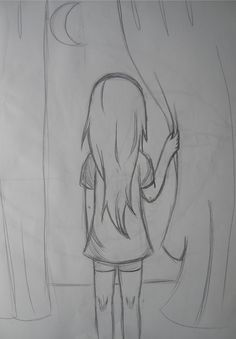
#> input picture img pro/input_images/1.jpg, 236 x 339 px, found by its file name
$ python process_image.py
#> lines starting #> are read from the running program, lines starting #| are printed output that depends on the picture; after the words box and inside, x2 and y2 are one past the last pixel; in counts of white or black regions, pixels touching at a corner belong together
import cv2
import numpy as np
import os

def process_image(input_path, output_path, block_size=11, c_constant=2, canny_threshold1=50, canny_threshold2=150):
#> called with block_size = 11, c_constant = 2, canny_threshold1 = 50, canny_threshold2 = 150
    try:
        # Step 1: Load the hand-drawn image
        img = cv2.imread(input_path, cv2.IMREAD_GRAYSCALE)
#> img: shape (339, 236); min 47, max 189, mean 149
        if img is None:
            print("Error: Unable to load the image. Check the file path.")
            return

        # Step 2: Denoise the image using Median Blur
        denoised_img = cv2.medianBlur(img, 5)

        # Step 3: Adaptive Thresholding for better line segmentation
        binary_img = cv2.adaptiveThreshold(
            denoised_img, 255,
            cv2.ADAPTIVE_THRESH_GAUSSIAN_C,
            cv2.THRESH_BINARY,
            block_size, c_constant
        )
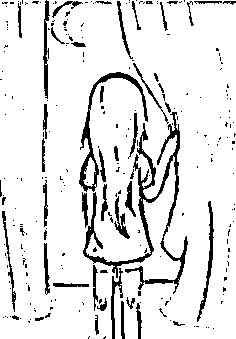
#> binary_img: shape (339, 236); 89% white; 256 black regions (207 under 20 px), largest, box (x1, y1, x2, y2) and area: (83, 112, 188, 294) 2547, (79, 72, 148, 192) 958, (197, 201, 214, 322) 402

        # Step 4: Apply Morphological Operations (Opening for line cleaning)
        kernel = cv2.getStructuringElement(cv2.MORPH_ELLIPSE, (3, 3))
        morph_img = cv2.morphologyEx(binary_img, cv2.MORPH_OPEN, kernel, iterations=2)
#> morph_img: shape (339, 236); 87.4% white; 161 black regions (131 under 20 px), largest, box (x1, y1, x2, y2) and area: (79, 63, 188, 339) 5777, (43, 0, 83, 99) 629, (197, 201, 214, 322) 407

        # Step 5: Perform Gaussian Blur for smooth edges
        blurred_img = cv2.GaussianBlur(morph_img, (5, 5), 0)
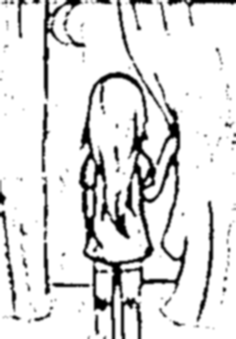
#> blurred_img: shape (339, 236); min 0, max 255, mean 222.7

        # Step 6: Edge Detection using Canny
        edges = cv2.Canny(blurred_img, canny_threshold1, canny_threshold2)
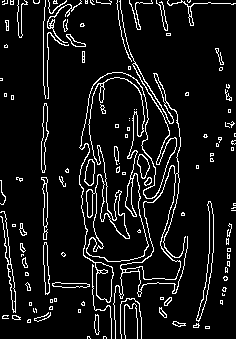
#> edges: shape (339, 236); 8.5% white in thin lines or dots

        # Step 7: Resize for Anti-aliasing
        resized_img = cv2.resize(edges, None, fx=2, fy=2, interpolation=cv2.INTER_LINEAR)
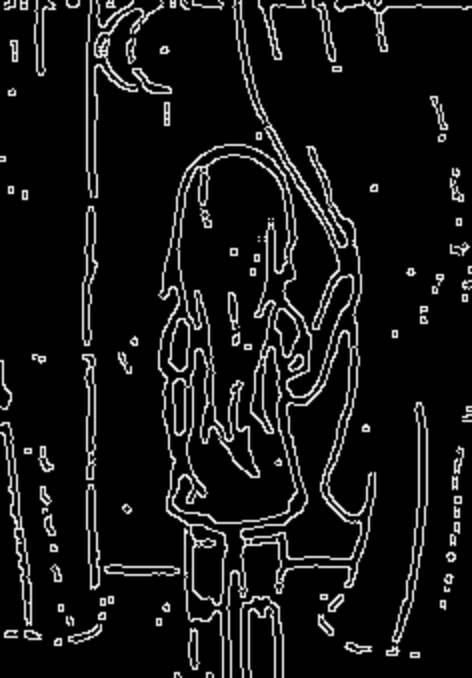
#> resized_img: shape (678, 472); min 0, max 255, mean 21.8
        smoothed_img = cv2.GaussianBlur(resized_img, (5, 5), 0)
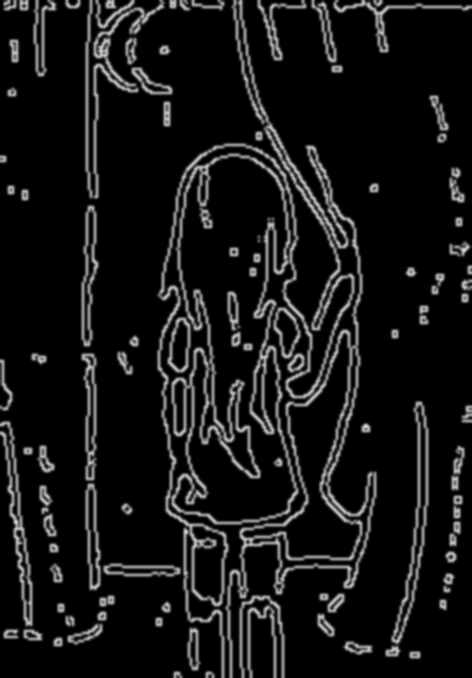
#> smoothed_img: shape (678, 472); min 0, max 221, mean 21.8
        final_img = cv2.resize(smoothed_img, (img.shape[1], img.shape[0]), interpolation=cv2.INTER_AREA)
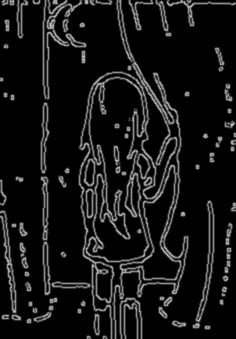
#> final_img: shape (339, 236); min 0, max 203, mean 21.8

        # Step 8: Invert the image to digital look
        digital_img = cv2.bitwise_not(final_img)
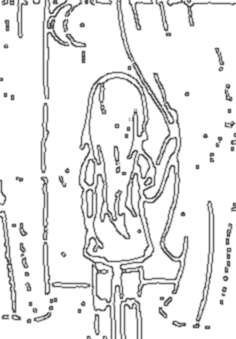
#> digital_img: shape (339, 236); min 52, max 255, mean 233.2

        # Step 9: Save and display the output
        cv2.imwrite(output_path, digital_img)
        print(f"Processed image saved at: {output_path}")

        # Optional: Display the images
        cv2.imshow("Original Image", img)
        cv2.imshow("Smooth Output Image", digital_img)
        cv2.waitKey(0)
        cv2.destroyAllWindows()

    except Exception as e:
        print(f"An error occurred: {e}")

# Input and output paths
input_image_path =  "C:\\Users\\Admin\\OneDrive\\Desktop\\INK-TO-PIXEL\\img pro\\input_images\\1.jpg"  # Replace with the path to your input image
output_image_path = "C:\\Users\\Admin\\OneDrive\\Desktop\\INK-TO-PIXEL\\img pro\\output_images\\digital_output_1.jpg"  # Output file path

# Check if input file exists
if not os.path.exists(input_image_path):
    print(f"Error: Input file does not exist at {input_image_path}")
else:
    # Process the image
    process_image(input_image_path, output_image_path)

$ run again, with img pro/input_images/2.jpg copied over img pro/input_images/1.jpg
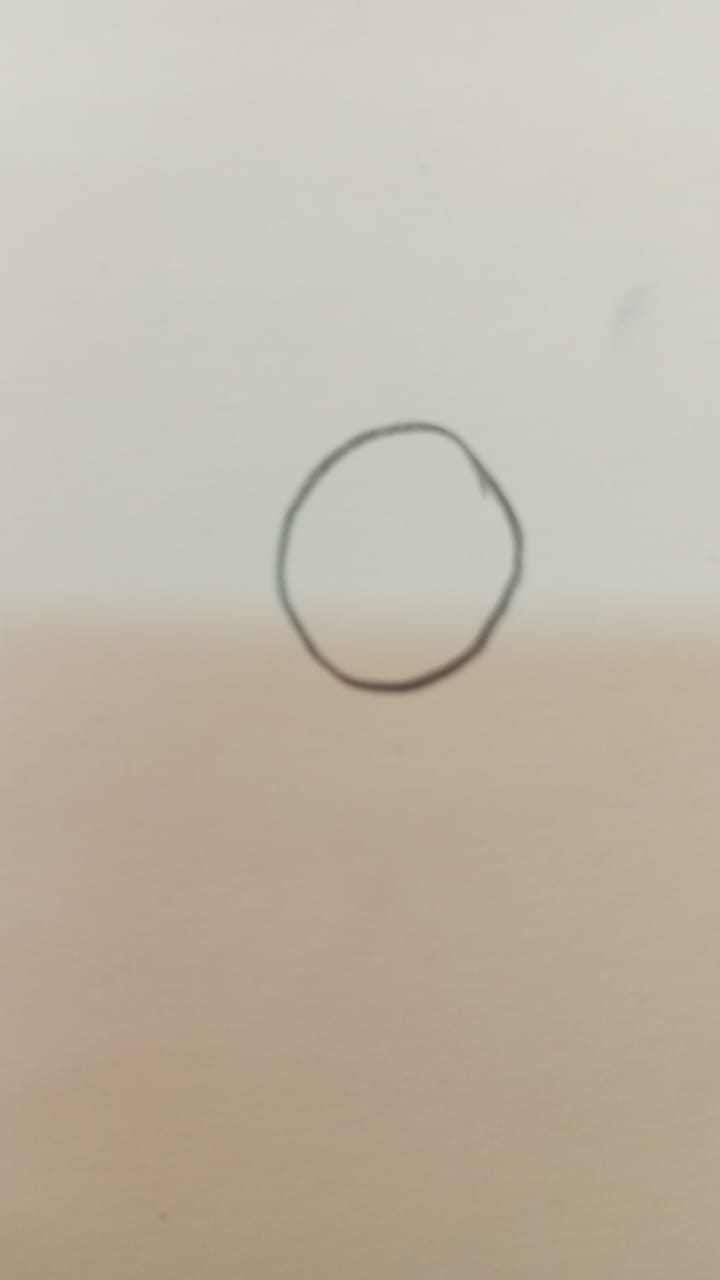
#> input picture img pro/input_images/2.jpg, 720 x 1280 px, found by its file name
#> in process_image, `binary_img = cv2.adaptiveThreshold( denoised_img, 255, cv2.ADAPTIVE_TH..`:
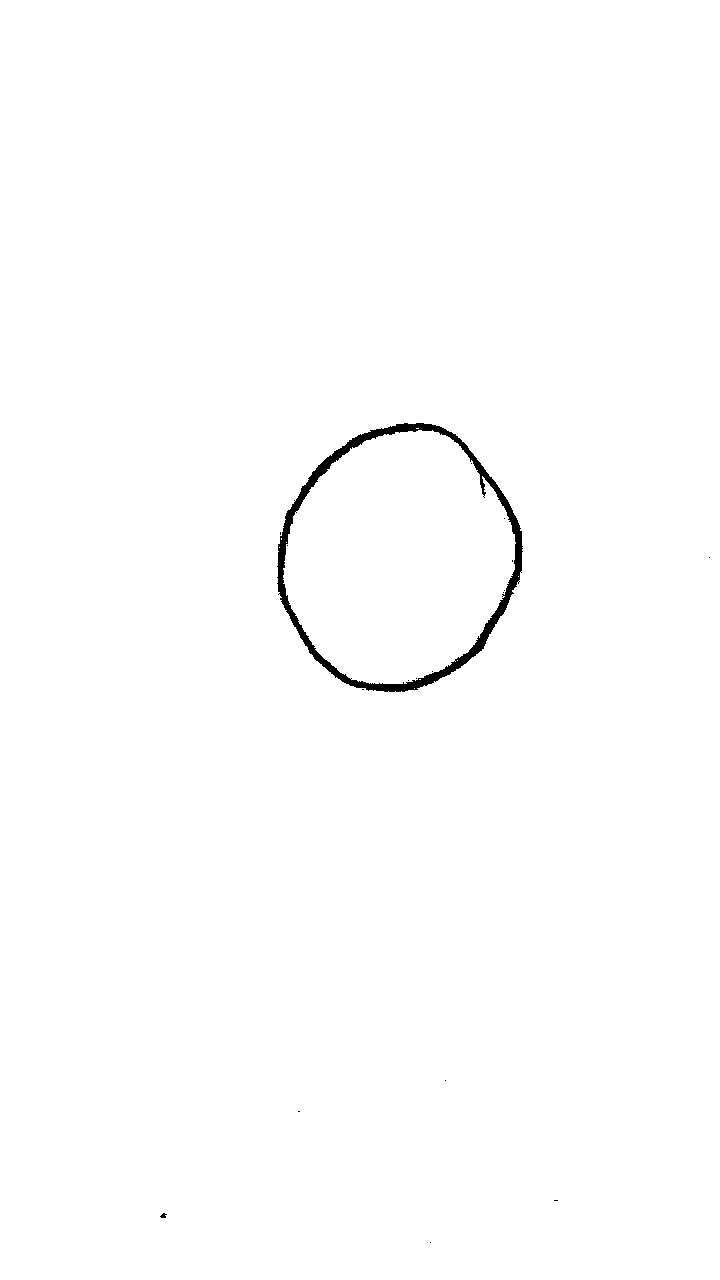
#> binary_img: shape (1280, 720); 99.4% white; 18 black regions (16 under 20 px), largest, box (x1, y1, x2, y2) and area: (277, 423, 523, 692) 5656, (160, 1213, 167, 1218) 22
#> morph_img: shape (1280, 720); 99.4% white; 8 black regions (6 under 20 px), largest, box (x1, y1, x2, y2) and area: (277, 423, 523, 692) 5882, (160, 1213, 167, 1218) 23
#> in process_image, `edges = cv2.Canny(blurred_img, canny_threshold1, canny_threshold2)`:
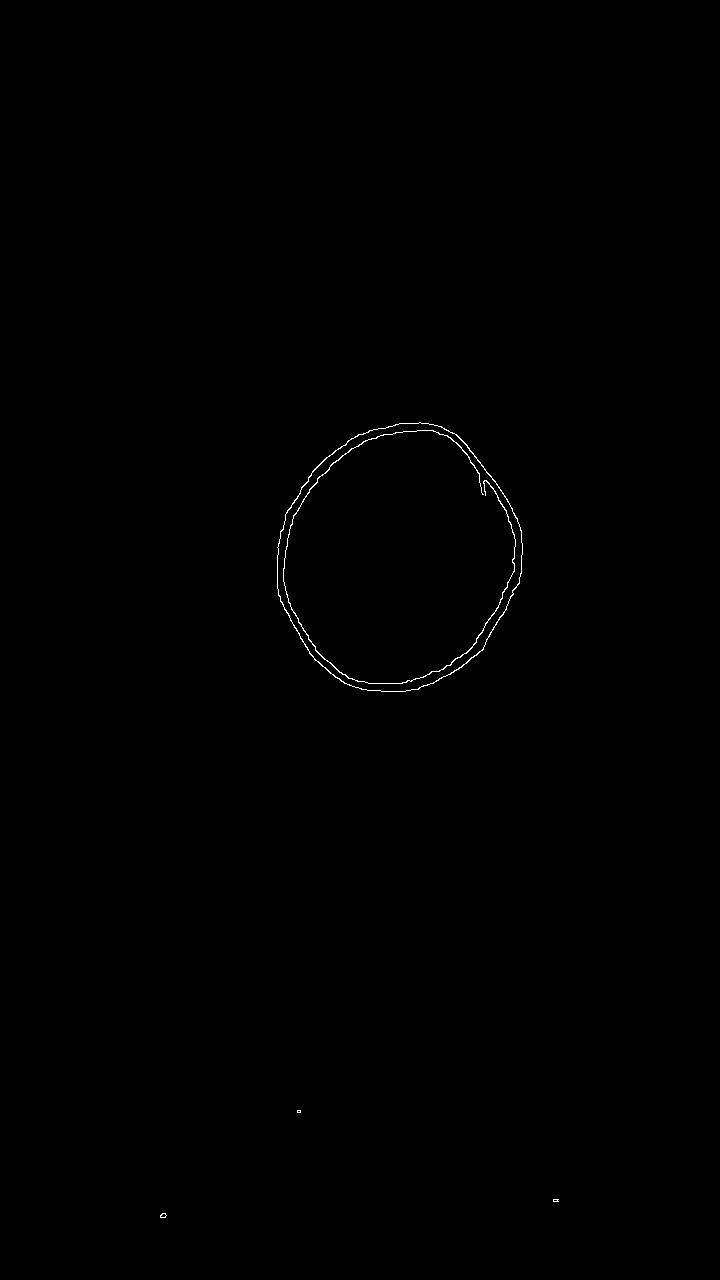
#> edges: shape (1280, 720); 0.21% white in thin lines or dots, all inside (x1, y1, x2, y2) = (160, 422, 559, 1218)

$ run again, with img pro/input_images/3.jpg copied over img pro/input_images/1.jpg
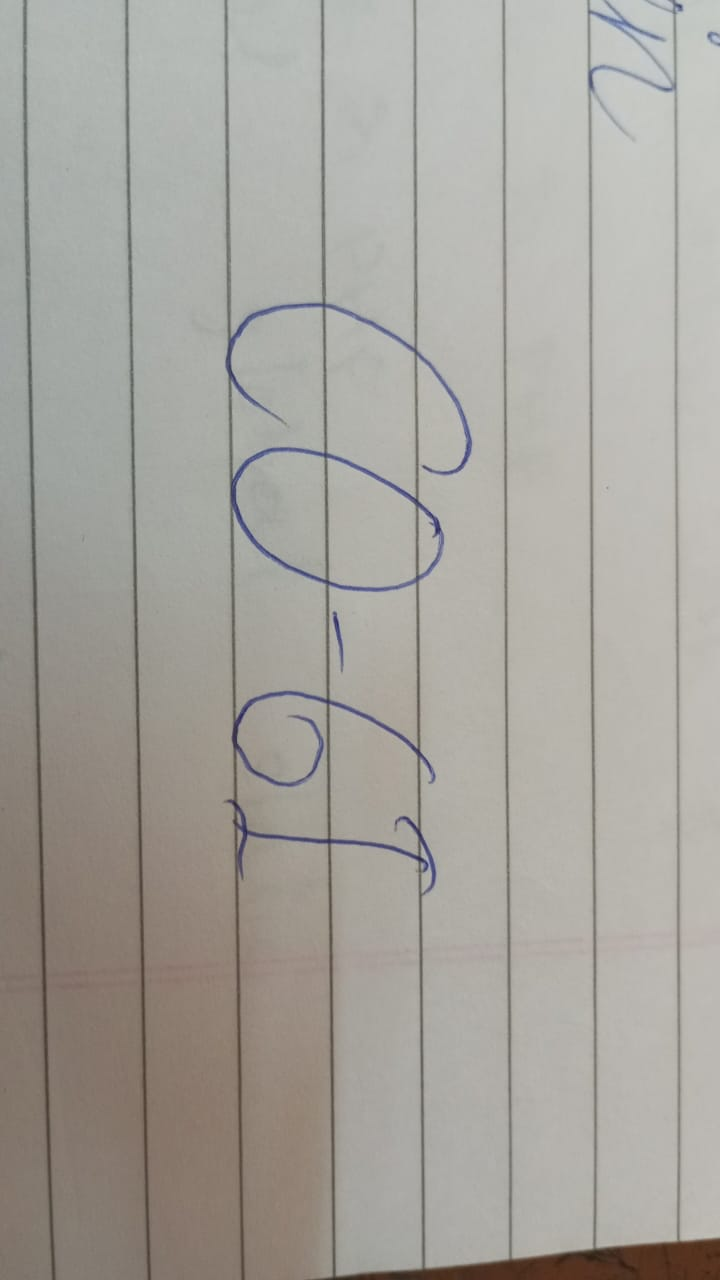
#> input picture img pro/input_images/3.jpg, 720 x 1280 px, found by its file name
#> in process_image, `binary_img = cv2.adaptiveThreshold( denoised_img, 255, cv2.ADAPTIVE_TH..`:
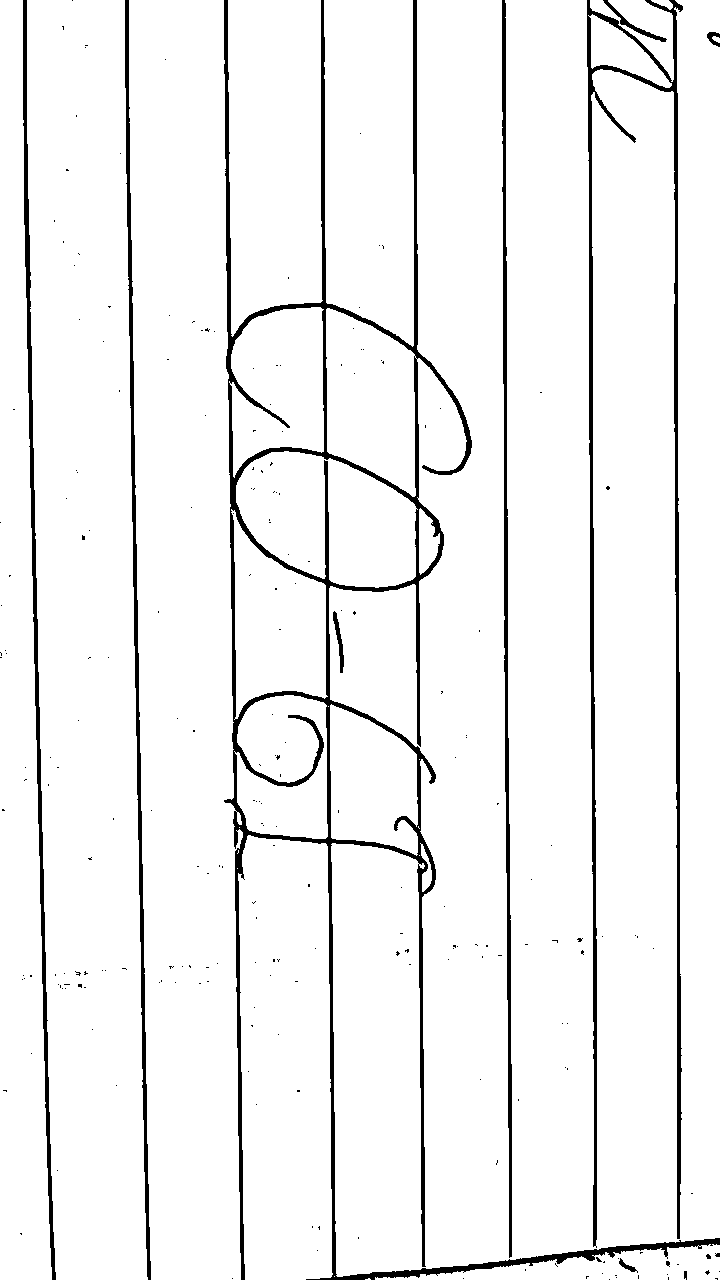
#> binary_img: shape (1280, 720); 94.6% white; 236 black regions (226 under 20 px), largest, box (x1, y1, x2, y2) and area: (224, 0, 720, 1280) 24021, (587, 0, 683, 1248) 10150, (23, 0, 56, 1280) 5002
#> morph_img: shape (1280, 720); 94.5% white; 212 black regions (206 under 20 px), largest, box (x1, y1, x2, y2) and area: (224, 0, 720, 1280) 39872, (23, 0, 56, 1280) 5002, (125, 0, 151, 1280) 4717, (707, 32, 720, 47) 109, (618, 1258, 638, 1273) 90, (684, 1271, 687, 1280) 26
#> edges: shape (1280, 720); 3% white in thin lines or dots
#> in process_image, `digital_img = cv2.bitwise_not(final_img)`:
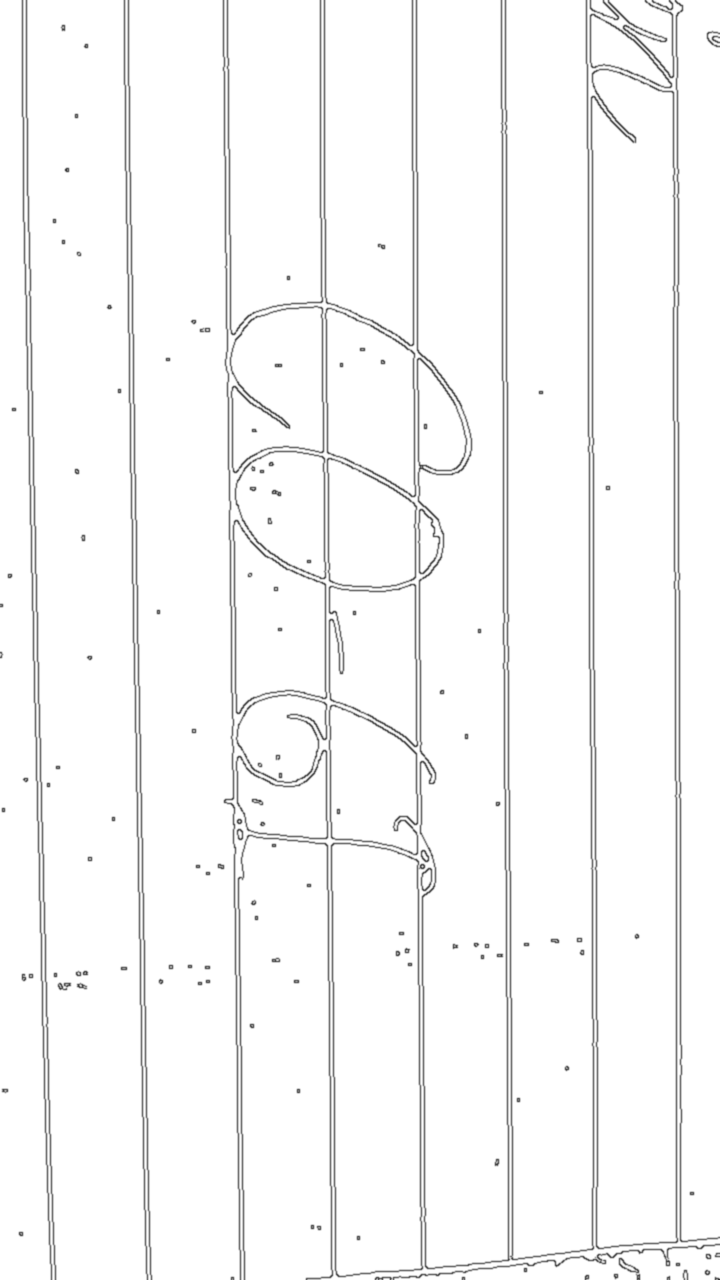
#> digital_img: shape (1280, 720); min 54, max 255, mean 247.4

$ run again, with img pro/input_images/4.jpg copied over img pro/input_images/1.jpg
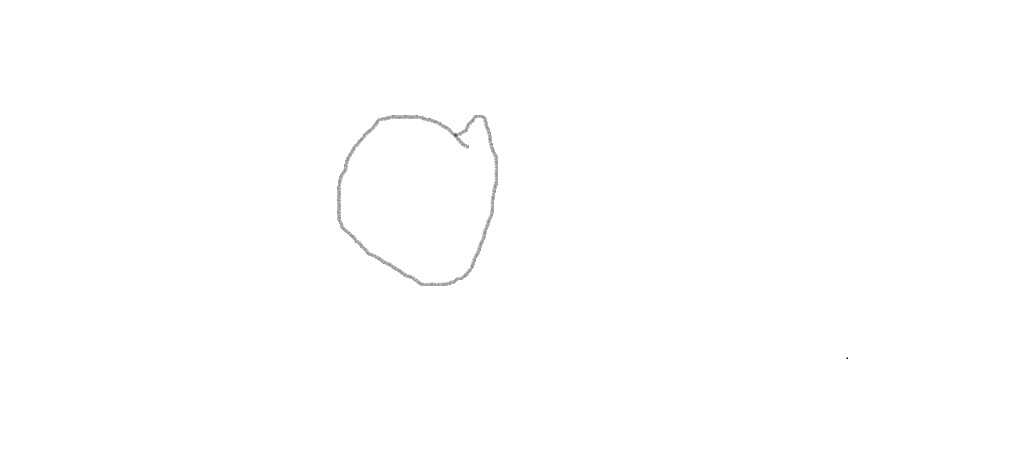
#> input picture img pro/input_images/4.jpg, 1032 x 461 px, found by its file name
#> in process_image, img is the input picture: shape (461, 1032); min 0, max 255, mean 254.6
#> binary_img: shape (461, 1032); 99.6% white; 1 black region, box (x1, y1, x2, y2) and area: (337, 115, 498, 286) 2043
#> morph_img: shape (461, 1032); 99.6% white; 1 black region, box (x1, y1, x2, y2) and area: (337, 115, 498, 286) 2053
#> in process_image, `edges = cv2.Canny(blurred_img, canny_threshold1, canny_threshold2)`:
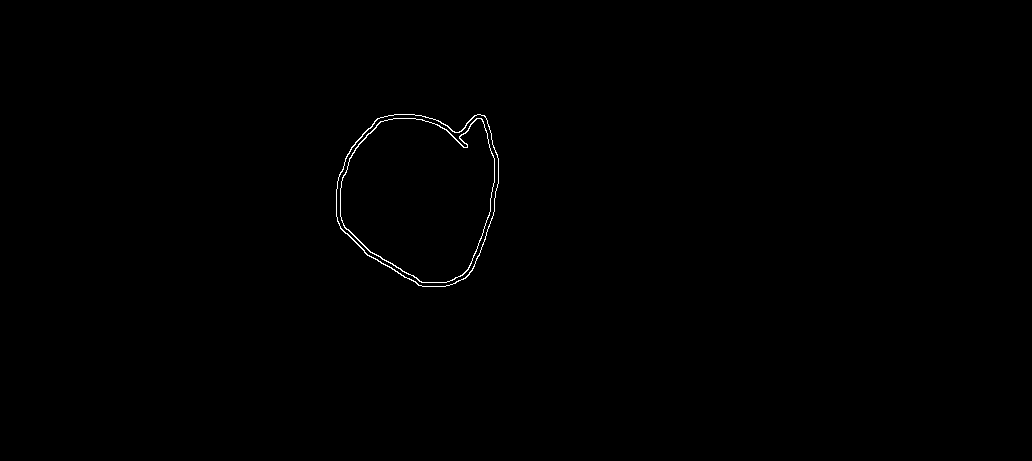
#> edges: shape (461, 1032); 0.28% white in thin lines or dots, all inside (x1, y1, x2, y2) = (336, 114, 499, 287)
